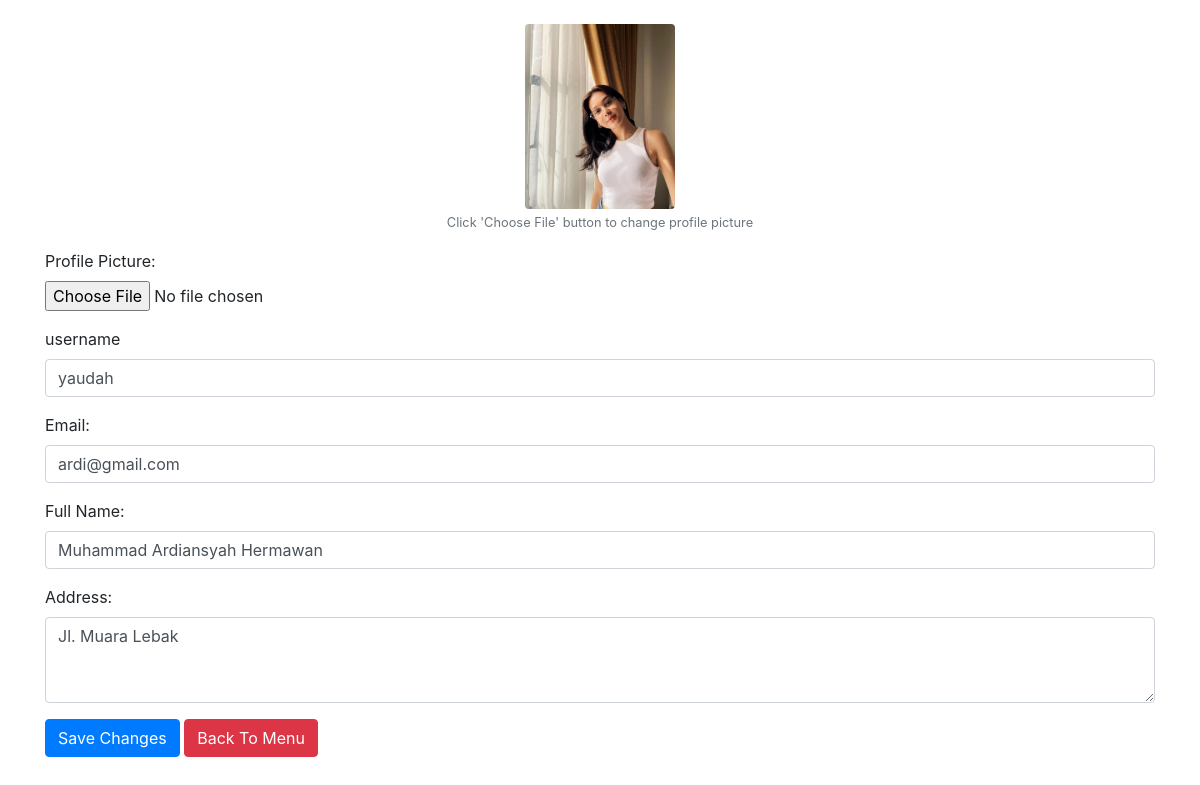
The page /profile.php (signed in) on the database its author committed.
### tables this page shows
CREATE TABLE `user` (
  `userid` int(11) NOT NULL,
  `profile` varchar(255) NOT NULL,
  `username` varchar(255) NOT NULL,
  `role` varchar(25) NOT NULL,
  `password` varchar(255) NOT NULL,
  `email` varchar(255) NOT NULL,
  `namalengkap` varchar(255) NOT NULL,
  `alamat` text NOT NULL
);

### proses_profile.php (called while the page is built, shortened)
<?php
include('koneksi.php');
$query = "SELECT * FROM user WHERE userid=?";
$stmt = $conn->prepare($query);
$stmt->bind_param('i', $userid_param);
$stmt->execute();
$result = $stmt->get_result();
if ($result->num_rows > 0) {
    $userData = $result->fetch_assoc();
} else {
    $errors[] = "User data not found.";
}
?>

### profile.php (the view, shortened to what this page needs)
<?php
include('koneksi.php');
include('proses_profile.php');
?>
<!DOCTYPE html>
<html lang="en">
<head>
    <link rel="stylesheet" href="https://maxcdn.bootstrapcdn.com/bootstrap/4.0.0/css/bootstrap.min.css">
</head>
<body>
    <div class="container">
        <br>
        <?php if (isset($userData['profile'])) : ?>
            <div class="form-group text-center">
                <img src="<?php echo $userData['profile']; ?>" alt="Profile Picture" width="150" class="rounded"><br>
                <small class="text-muted">Click 'Choose File' button to change profile picture</small>
            </div>
        <?php endif; ?>
        <form method="POST" action="profile.php" enctype="multipart/form-data">
            <div class="form-group">
                <label for="profile_picture">Profile Picture:</label>
                <input type="file" class="form-control-file" id="profile_picture" name="profile_picture">
            </div>
            <div class="form-group">
                <label for="email">username</label>
                <input type="text" class="form-control" id="username" name="username" value="<?php echo isset($userData['username']) ? htmlspecialchars($userData['username']) : ''; ?> ">
            </div>
            <div class="form-group">
                <label for="email">Email:</label>
                <input type="email" class="form-control" id="email" name="email" value="<?php echo isset($userData['email']) ? htmlspecialchars($userData['email']) : ''; ?>" required>
            </div>
            <div class="form-group">
                <label for="namalengkap">Full Name:</label>
                <input type="text" class="form-control" id="namalengkap" name="namalengkap" value="<?php echo isset($userData['namalengkap']) ? htmlspecialchars($userData['namalengkap']) : ''; ?>" required>
            </div>
            <div class="form-group">
                <label for="alamat">Address:</label>
                <textarea class="form-control" id="alamat" name="alamat" rows="3"><?php echo isset($userData['alamat']) ? htmlspecialchars($userData['alamat']) : ''; ?></textarea>
            </div>
            <button type="submit" class="btn btn-primary">Save Changes</button>
            <a href="foto.php" class="btn btn-danger">Back To Menu</a>
        </form>
    </div>
</body>
</html>

### rows shown on the page
user: profile (picture), username "yaudah", email "ardi@gmail.com", namalengkap "Muhammad Ardiansyah Hermawan", alamat "Jl. Muara Lebak"
